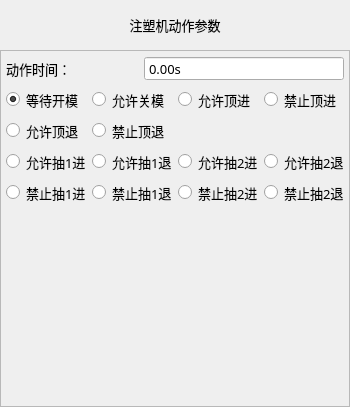
<?xml version="1.0" encoding="UTF-8"?>
<ui version="4.0">
 <class>FormActIMM</class>
 <widget class="QWidget" name="FormActIMM">
  <property name="geometry">
   <rect>
    <x>0</x>
    <y>0</y>
    <width>350</width>
    <height>407</height>
   </rect>
  </property>
  <property name="minimumSize">
   <size>
    <width>350</width>
    <height>407</height>
   </size>
  </property>
  <property name="maximumSize">
   <size>
    <width>700</width>
    <height>815</height>
   </size>
  </property>
  <property name="sizeIncrement">
   <size>
    <width>0</width>
    <height>-1</height>
   </size>
  </property>
  <property name="font">
   <font>
    <family>微软雅黑</family>
    <pointsize>10</pointsize>
    <weight>50</weight>
    <italic>false</italic>
    <bold>false</bold>
   </font>
  </property>
  <property name="windowTitle">
   <string notr="true">注塑机动作</string>
  </property>
  <property name="styleSheet">
   <string notr="true"/>
  </property>
  <layout class="QVBoxLayout" name="verticalLayout">
   <property name="spacing">
    <number>0</number>
   </property>
   <property name="margin">
    <number>0</number>
   </property>
   <item>
    <widget class="QLabel" name="label">
     <property name="sizePolicy">
      <sizepolicy hsizetype="Preferred" vsizetype="Fixed">
       <horstretch>0</horstretch>
       <verstretch>0</verstretch>
      </sizepolicy>
     </property>
     <property name="minimumSize">
      <size>
       <width>0</width>
       <height>50</height>
      </size>
     </property>
     <property name="font">
      <font>
       <family>微软雅黑</family>
       <pointsize>10</pointsize>
       <weight>50</weight>
       <bold>false</bold>
      </font>
     </property>
     <property name="styleSheet">
      <string notr="true">QLabel#labelParaTitle
{
	color: black;
	border-image: url(:/img/widget/Panel.png) 0 4 0 4;
	border-left: 4px transparent;
	border-right: 4px transparent;
}
</string>
     </property>
     <property name="text">
      <string>注塑机动作参数</string>
     </property>
     <property name="alignment">
      <set>Qt::AlignCenter</set>
     </property>
    </widget>
   </item>
   <item>
    <widget class="QFrame" name="frameActImm">
     <property name="font">
      <font>
       <family>微软雅黑</family>
       <pointsize>10</pointsize>
       <weight>50</weight>
       <italic>false</italic>
       <bold>false</bold>
      </font>
     </property>
     <property name="styleSheet">
      <string notr="true"/>
     </property>
     <property name="frameShape">
      <enum>QFrame::StyledPanel</enum>
     </property>
     <property name="frameShadow">
      <enum>QFrame::Sunken</enum>
     </property>
     <property name="IsMainArea" stdset="0">
      <bool>true</bool>
     </property>
     <layout class="QGridLayout" name="gridLayout">
      <property name="margin">
       <number>5</number>
      </property>
      <item row="0" column="0" colspan="4">
       <layout class="QHBoxLayout" name="horizontalLayout">
        <item>
         <widget class="QLabel" name="labelTime">
          <property name="sizePolicy">
           <sizepolicy hsizetype="Expanding" vsizetype="Fixed">
            <horstretch>0</horstretch>
            <verstretch>0</verstretch>
           </sizepolicy>
          </property>
          <property name="minimumSize">
           <size>
            <width>80</width>
            <height>25</height>
           </size>
          </property>
          <property name="maximumSize">
           <size>
            <width>16777215</width>
            <height>50</height>
           </size>
          </property>
          <property name="font">
           <font>
            <family>微软雅黑</family>
            <pointsize>10</pointsize>
            <weight>50</weight>
            <italic>false</italic>
            <bold>false</bold>
           </font>
          </property>
          <property name="text">
           <string>动作时间：</string>
          </property>
         </widget>
        </item>
        <item>
         <widget class="xDoubleSpinBox" name="BoxDelay">
          <property name="enabled">
           <bool>true</bool>
          </property>
          <property name="sizePolicy">
           <sizepolicy hsizetype="Fixed" vsizetype="Fixed">
            <horstretch>0</horstretch>
            <verstretch>0</verstretch>
           </sizepolicy>
          </property>
          <property name="minimumSize">
           <size>
            <width>200</width>
            <height>25</height>
           </size>
          </property>
          <property name="maximumSize">
           <size>
            <width>200</width>
            <height>50</height>
           </size>
          </property>
          <property name="font">
           <font>
            <family>微软雅黑</family>
            <pointsize>10</pointsize>
            <weight>50</weight>
            <italic>false</italic>
            <bold>false</bold>
           </font>
          </property>
          <property name="focusPolicy">
           <enum>Qt::ClickFocus</enum>
          </property>
          <property name="alignment">
           <set>Qt::AlignLeading|Qt::AlignLeft|Qt::AlignVCenter</set>
          </property>
          <property name="buttonSymbols">
           <enum>QAbstractSpinBox::NoButtons</enum>
          </property>
          <property name="specialValueText">
           <string notr="true"/>
          </property>
          <property name="keyboardTracking">
           <bool>false</bool>
          </property>
          <property name="suffix">
           <string notr="true">s</string>
          </property>
          <property name="decimals">
           <number>2</number>
          </property>
          <property name="maximum">
           <double>600.000000000000000</double>
          </property>
          <property name="singleStep">
           <double>0.100000000000000</double>
          </property>
          <property name="HasBtn" stdset="0">
           <bool>true</bool>
          </property>
         </widget>
        </item>
       </layout>
      </item>
      <item row="1" column="0">
       <widget class="xRadioButton" name="radioButton_emo">
        <property name="sizePolicy">
         <sizepolicy hsizetype="Expanding" vsizetype="Fixed">
          <horstretch>0</horstretch>
          <verstretch>0</verstretch>
         </sizepolicy>
        </property>
        <property name="minimumSize">
         <size>
          <width>0</width>
          <height>25</height>
         </size>
        </property>
        <property name="maximumSize">
         <size>
          <width>16777215</width>
          <height>50</height>
         </size>
        </property>
        <property name="font">
         <font>
          <family>微软雅黑</family>
          <pointsize>10</pointsize>
          <weight>50</weight>
          <italic>false</italic>
          <bold>false</bold>
         </font>
        </property>
        <property name="focusPolicy">
         <enum>Qt::NoFocus</enum>
        </property>
        <property name="text">
         <string>等待开模</string>
        </property>
        <property name="iconSize">
         <size>
          <width>32</width>
          <height>32</height>
         </size>
        </property>
        <property name="checked">
         <bool>true</bool>
        </property>
       </widget>
      </item>
      <item row="1" column="1">
       <widget class="xRadioButton" name="radioButton_emc">
        <property name="sizePolicy">
         <sizepolicy hsizetype="Expanding" vsizetype="Fixed">
          <horstretch>0</horstretch>
          <verstretch>0</verstretch>
         </sizepolicy>
        </property>
        <property name="minimumSize">
         <size>
          <width>0</width>
          <height>25</height>
         </size>
        </property>
        <property name="maximumSize">
         <size>
          <width>16777215</width>
          <height>50</height>
         </size>
        </property>
        <property name="font">
         <font>
          <family>微软雅黑</family>
          <pointsize>10</pointsize>
          <weight>50</weight>
          <italic>false</italic>
          <bold>false</bold>
         </font>
        </property>
        <property name="focusPolicy">
         <enum>Qt::NoFocus</enum>
        </property>
        <property name="text">
         <string>允许关模</string>
        </property>
        <property name="iconSize">
         <size>
          <width>32</width>
          <height>32</height>
         </size>
        </property>
       </widget>
      </item>
      <item row="1" column="2">
       <widget class="xRadioButton" name="radioButton_eef">
        <property name="sizePolicy">
         <sizepolicy hsizetype="Expanding" vsizetype="Fixed">
          <horstretch>0</horstretch>
          <verstretch>0</verstretch>
         </sizepolicy>
        </property>
        <property name="minimumSize">
         <size>
          <width>110</width>
          <height>25</height>
         </size>
        </property>
        <property name="maximumSize">
         <size>
          <width>16777215</width>
          <height>50</height>
         </size>
        </property>
        <property name="font">
         <font>
          <family>微软雅黑</family>
          <pointsize>10</pointsize>
          <weight>50</weight>
          <italic>false</italic>
          <bold>false</bold>
         </font>
        </property>
        <property name="focusPolicy">
         <enum>Qt::NoFocus</enum>
        </property>
        <property name="text">
         <string>允许顶进</string>
        </property>
        <property name="iconSize">
         <size>
          <width>32</width>
          <height>32</height>
         </size>
        </property>
       </widget>
      </item>
      <item row="1" column="3">
       <widget class="xRadioButton" name="radioButton_eef_off">
        <property name="sizePolicy">
         <sizepolicy hsizetype="Expanding" vsizetype="Fixed">
          <horstretch>0</horstretch>
          <verstretch>0</verstretch>
         </sizepolicy>
        </property>
        <property name="minimumSize">
         <size>
          <width>110</width>
          <height>25</height>
         </size>
        </property>
        <property name="maximumSize">
         <size>
          <width>16777215</width>
          <height>50</height>
         </size>
        </property>
        <property name="font">
         <font>
          <family>微软雅黑</family>
          <pointsize>10</pointsize>
          <weight>50</weight>
          <italic>false</italic>
          <bold>false</bold>
         </font>
        </property>
        <property name="focusPolicy">
         <enum>Qt::NoFocus</enum>
        </property>
        <property name="text">
         <string>禁止顶进</string>
        </property>
        <property name="iconSize">
         <size>
          <width>32</width>
          <height>32</height>
         </size>
        </property>
       </widget>
      </item>
      <item row="2" column="0">
       <widget class="xRadioButton" name="radioButton_eeb">
        <property name="sizePolicy">
         <sizepolicy hsizetype="Expanding" vsizetype="Fixed">
          <horstretch>0</horstretch>
          <verstretch>0</verstretch>
         </sizepolicy>
        </property>
        <property name="minimumSize">
         <size>
          <width>110</width>
          <height>25</height>
         </size>
        </property>
        <property name="maximumSize">
         <size>
          <width>16777215</width>
          <height>50</height>
         </size>
        </property>
        <property name="font">
         <font>
          <family>微软雅黑</family>
          <pointsize>10</pointsize>
          <weight>50</weight>
          <italic>false</italic>
          <bold>false</bold>
         </font>
        </property>
        <property name="focusPolicy">
         <enum>Qt::NoFocus</enum>
        </property>
        <property name="text">
         <string>允许顶退</string>
        </property>
        <property name="iconSize">
         <size>
          <width>32</width>
          <height>32</height>
         </size>
        </property>
       </widget>
      </item>
      <item row="2" column="1">
       <widget class="xRadioButton" name="radioButton_eeb_off">
        <property name="sizePolicy">
         <sizepolicy hsizetype="Expanding" vsizetype="Fixed">
          <horstretch>0</horstretch>
          <verstretch>0</verstretch>
         </sizepolicy>
        </property>
        <property name="minimumSize">
         <size>
          <width>110</width>
          <height>25</height>
         </size>
        </property>
        <property name="maximumSize">
         <size>
          <width>16777215</width>
          <height>50</height>
         </size>
        </property>
        <property name="font">
         <font>
          <family>微软雅黑</family>
          <pointsize>10</pointsize>
          <weight>50</weight>
          <italic>false</italic>
          <bold>false</bold>
         </font>
        </property>
        <property name="focusPolicy">
         <enum>Qt::NoFocus</enum>
        </property>
        <property name="text">
         <string>禁止顶退</string>
        </property>
        <property name="iconSize">
         <size>
          <width>32</width>
          <height>32</height>
         </size>
        </property>
       </widget>
      </item>
      <item row="3" column="0">
       <widget class="xRadioButton" name="radioButton_c1p1">
        <property name="sizePolicy">
         <sizepolicy hsizetype="Expanding" vsizetype="Fixed">
          <horstretch>0</horstretch>
          <verstretch>0</verstretch>
         </sizepolicy>
        </property>
        <property name="minimumSize">
         <size>
          <width>110</width>
          <height>25</height>
         </size>
        </property>
        <property name="maximumSize">
         <size>
          <width>16777215</width>
          <height>50</height>
         </size>
        </property>
        <property name="font">
         <font>
          <family>微软雅黑</family>
          <pointsize>10</pointsize>
          <weight>50</weight>
          <italic>false</italic>
          <bold>false</bold>
         </font>
        </property>
        <property name="focusPolicy">
         <enum>Qt::NoFocus</enum>
        </property>
        <property name="text">
         <string>允许抽1进</string>
        </property>
        <property name="iconSize">
         <size>
          <width>32</width>
          <height>32</height>
         </size>
        </property>
       </widget>
      </item>
      <item row="3" column="1">
       <widget class="xRadioButton" name="radioButton_c1p2">
        <property name="sizePolicy">
         <sizepolicy hsizetype="Expanding" vsizetype="Fixed">
          <horstretch>0</horstretch>
          <verstretch>0</verstretch>
         </sizepolicy>
        </property>
        <property name="minimumSize">
         <size>
          <width>110</width>
          <height>25</height>
         </size>
        </property>
        <property name="maximumSize">
         <size>
          <width>16777215</width>
          <height>50</height>
         </size>
        </property>
        <property name="font">
         <font>
          <family>微软雅黑</family>
          <pointsize>10</pointsize>
          <weight>50</weight>
          <italic>false</italic>
          <bold>false</bold>
         </font>
        </property>
        <property name="focusPolicy">
         <enum>Qt::NoFocus</enum>
        </property>
        <property name="text">
         <string>允许抽1退</string>
        </property>
        <property name="iconSize">
         <size>
          <width>32</width>
          <height>32</height>
         </size>
        </property>
       </widget>
      </item>
      <item row="3" column="2">
       <widget class="xRadioButton" name="radioButton_c2p1">
        <property name="sizePolicy">
         <sizepolicy hsizetype="Expanding" vsizetype="Fixed">
          <horstretch>0</horstretch>
          <verstretch>0</verstretch>
         </sizepolicy>
        </property>
        <property name="minimumSize">
         <size>
          <width>110</width>
          <height>25</height>
         </size>
        </property>
        <property name="maximumSize">
         <size>
          <width>16777215</width>
          <height>50</height>
         </size>
        </property>
        <property name="font">
         <font>
          <family>微软雅黑</family>
          <pointsize>10</pointsize>
          <weight>50</weight>
          <italic>false</italic>
          <bold>false</bold>
         </font>
        </property>
        <property name="focusPolicy">
         <enum>Qt::NoFocus</enum>
        </property>
        <property name="text">
         <string>允许抽2进</string>
        </property>
        <property name="iconSize">
         <size>
          <width>32</width>
          <height>32</height>
         </size>
        </property>
       </widget>
      </item>
      <item row="3" column="3">
       <widget class="xRadioButton" name="radioButton_c2p2">
        <property name="sizePolicy">
         <sizepolicy hsizetype="Expanding" vsizetype="Fixed">
          <horstretch>0</horstretch>
          <verstretch>0</verstretch>
         </sizepolicy>
        </property>
        <property name="minimumSize">
         <size>
          <width>110</width>
          <height>25</height>
         </size>
        </property>
        <property name="maximumSize">
         <size>
          <width>16777215</width>
          <height>50</height>
         </size>
        </property>
        <property name="font">
         <font>
          <family>微软雅黑</family>
          <pointsize>10</pointsize>
          <weight>50</weight>
          <italic>false</italic>
          <bold>false</bold>
         </font>
        </property>
        <property name="focusPolicy">
         <enum>Qt::NoFocus</enum>
        </property>
        <property name="text">
         <string>允许抽2退</string>
        </property>
        <property name="iconSize">
         <size>
          <width>32</width>
          <height>32</height>
         </size>
        </property>
       </widget>
      </item>
      <item row="4" column="0">
       <widget class="xRadioButton" name="radioButton_c1p1_off">
        <property name="sizePolicy">
         <sizepolicy hsizetype="Expanding" vsizetype="Fixed">
          <horstretch>0</horstretch>
          <verstretch>0</verstretch>
         </sizepolicy>
        </property>
        <property name="minimumSize">
         <size>
          <width>110</width>
          <height>25</height>
         </size>
        </property>
        <property name="maximumSize">
         <size>
          <width>16777215</width>
          <height>50</height>
         </size>
        </property>
        <property name="font">
         <font>
          <family>微软雅黑</family>
          <pointsize>10</pointsize>
          <weight>50</weight>
          <italic>false</italic>
          <bold>false</bold>
         </font>
        </property>
        <property name="focusPolicy">
         <enum>Qt::NoFocus</enum>
        </property>
        <property name="text">
         <string>禁止抽1进</string>
        </property>
        <property name="iconSize">
         <size>
          <width>32</width>
          <height>32</height>
         </size>
        </property>
       </widget>
      </item>
      <item row="4" column="1">
       <widget class="xRadioButton" name="radioButton_c1p2_off">
        <property name="sizePolicy">
         <sizepolicy hsizetype="Expanding" vsizetype="Fixed">
          <horstretch>0</horstretch>
          <verstretch>0</verstretch>
         </sizepolicy>
        </property>
        <property name="minimumSize">
         <size>
          <width>110</width>
          <height>25</height>
         </size>
        </property>
        <property name="maximumSize">
         <size>
          <width>16777215</width>
          <height>50</height>
         </size>
        </property>
        <property name="font">
         <font>
          <family>微软雅黑</family>
          <pointsize>10</pointsize>
          <weight>50</weight>
          <italic>false</italic>
          <bold>false</bold>
         </font>
        </property>
        <property name="focusPolicy">
         <enum>Qt::NoFocus</enum>
        </property>
        <property name="text">
         <string>禁止抽1退</string>
        </property>
        <property name="iconSize">
         <size>
          <width>32</width>
          <height>32</height>
         </size>
        </property>
       </widget>
      </item>
      <item row="4" column="2">
       <widget class="xRadioButton" name="radioButton_c2p1_off">
        <property name="sizePolicy">
         <sizepolicy hsizetype="Expanding" vsizetype="Fixed">
          <horstretch>0</horstretch>
          <verstretch>0</verstretch>
         </sizepolicy>
        </property>
        <property name="minimumSize">
         <size>
          <width>110</width>
          <height>25</height>
         </size>
        </property>
        <property name="maximumSize">
         <size>
          <width>16777215</width>
          <height>50</height>
         </size>
        </property>
        <property name="font">
         <font>
          <family>微软雅黑</family>
          <pointsize>10</pointsize>
          <weight>50</weight>
          <italic>false</italic>
          <bold>false</bold>
         </font>
        </property>
        <property name="focusPolicy">
         <enum>Qt::NoFocus</enum>
        </property>
        <property name="text">
         <string>禁止抽2进</string>
        </property>
        <property name="iconSize">
         <size>
          <width>32</width>
          <height>32</height>
         </size>
        </property>
       </widget>
      </item>
      <item row="4" column="3">
       <widget class="xRadioButton" name="radioButton_c2p2_off">
        <property name="sizePolicy">
         <sizepolicy hsizetype="Expanding" vsizetype="Fixed">
          <horstretch>0</horstretch>
          <verstretch>0</verstretch>
         </sizepolicy>
        </property>
        <property name="minimumSize">
         <size>
          <width>110</width>
          <height>25</height>
         </size>
        </property>
        <property name="maximumSize">
         <size>
          <width>16777215</width>
          <height>50</height>
         </size>
        </property>
        <property name="font">
         <font>
          <family>微软雅黑</family>
          <pointsize>10</pointsize>
          <weight>50</weight>
          <italic>false</italic>
          <bold>false</bold>
         </font>
        </property>
        <property name="focusPolicy">
         <enum>Qt::NoFocus</enum>
        </property>
        <property name="text">
         <string>禁止抽2退</string>
        </property>
        <property name="iconSize">
         <size>
          <width>32</width>
          <height>32</height>
         </size>
        </property>
       </widget>
      </item>
      <item row="5" column="1" colspan="2">
       <spacer name="verticalSpacer">
        <property name="orientation">
         <enum>Qt::Vertical</enum>
        </property>
        <property name="sizeHint" stdset="0">
         <size>
          <width>20</width>
          <height>468</height>
         </size>
        </property>
       </spacer>
      </item>
     </layout>
    </widget>
   </item>
  </layout>
 </widget>
 <customwidgets>
  <customwidget>
   <class>xRadioButton</class>
   <extends>QRadioButton</extends>
   <header>xradiobutton.h</header>
  </customwidget>
  <customwidget>
   <class>xDoubleSpinBox</class>
   <extends>QDoubleSpinBox</extends>
   <header>xdoublespinbox.h</header>
   <slots>
    <signal>clicked()</signal>
   </slots>
  </customwidget>
 </customwidgets>
 <resources/>
 <connections>
  <connection>
   <sender>BoxDelay</sender>
   <signal>clicked()</signal>
   <receiver>FormActIMM</receiver>
   <slot>inputDelay()</slot>
   <hints>
    <hint type="sourcelabel">
     <x>242</x>
     <y>86</y>
    </hint>
    <hint type="destinationlabel">
     <x>177</x>
     <y>0</y>
    </hint>
   </hints>
  </connection>
 </connections>
 <slots>
  <slot>inputDelay()</slot>
  <slot>ClickChangePage()</slot>
 </slots>
</ui>
